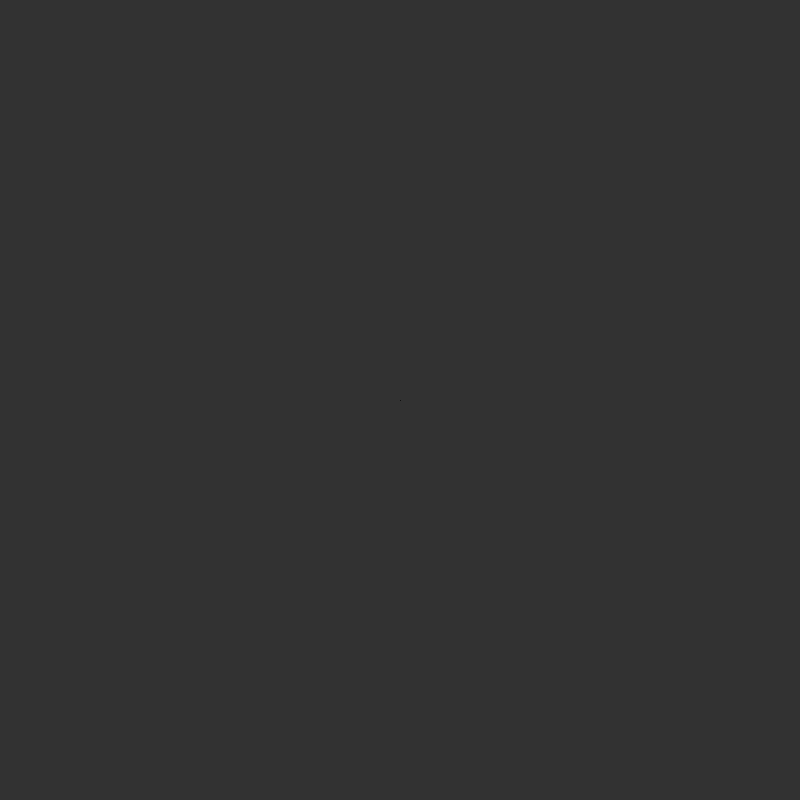
Frame 1 (no input)
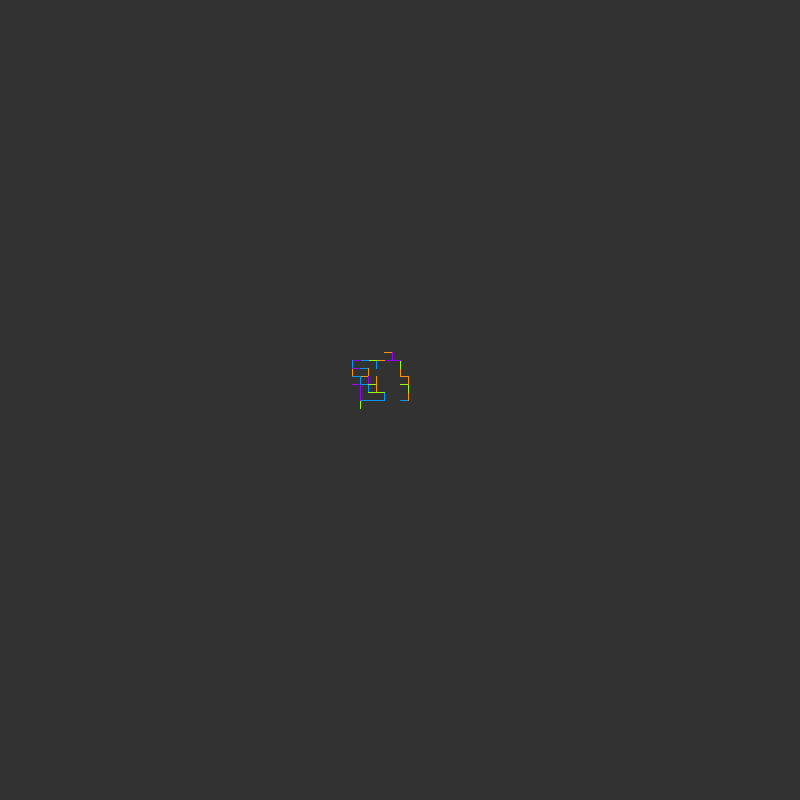
Frame 60 (the mouse pressed at the canvas centre just before this capture)
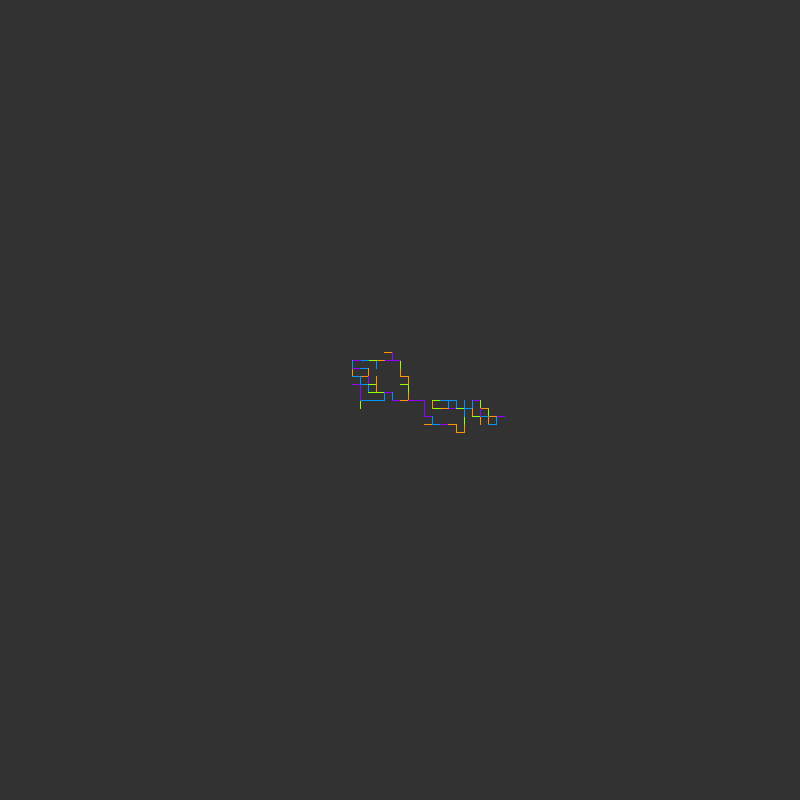
Frame 120 (the mouse held since frame 60 and released just before this capture)

The Processing sketch that drew these frames (run headless with seeded random() and noise(); from frame 60 on, the mouse is pressed at the canvas centre):

// Processing sketch: Randomness3
// ── Randomness3.pde
/*
Matt Melachrinos | mattmelachrinos.com
 
 Randomness Lecture pt.3
 Random Choices
 Creative Programming 1 with Jeff Thompson
 */

float x, y, px, py;
color[] colors = {
  color(255,150,0),
  color(150,255,0),
  color(0,150,255),
  color(150,0,255)
};

void setup() {
  size(800, 800);
  cursor(CROSS);        
  background(50);

  x = px = width/2;
  y = py = height/2;
}
void draw() {
  //stroke(255);
  line(x, y, px, py);
  stroke( colors[int(random(0,colors.length))]);
  px = x;
  py = y;

  if (random(1) < .5) {
    if (random(1) < .5)    // 50/50 chance
      x -= 8;

    else
      x +=8;
  } else {
    if (random(1) < .5)    // 50/50 chance
      y -= 8;

    else
      y +=8;
  }
}
